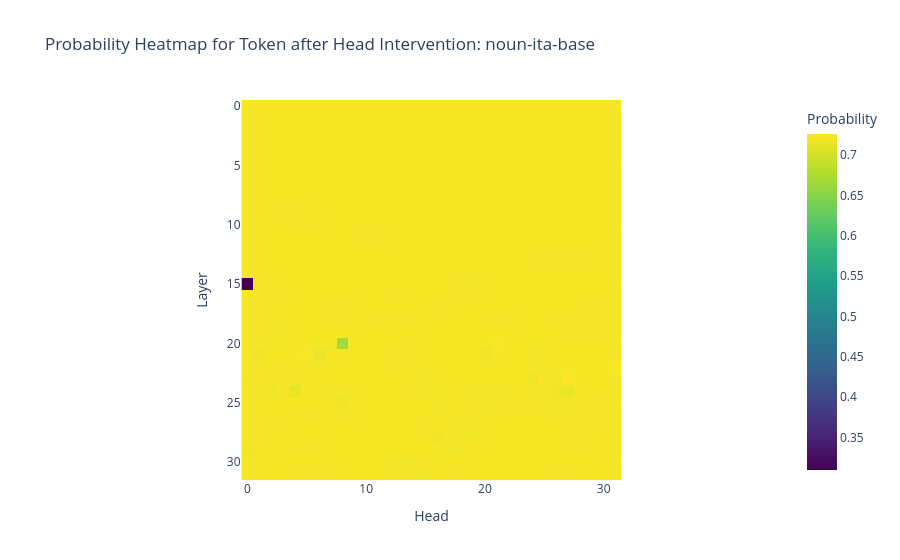
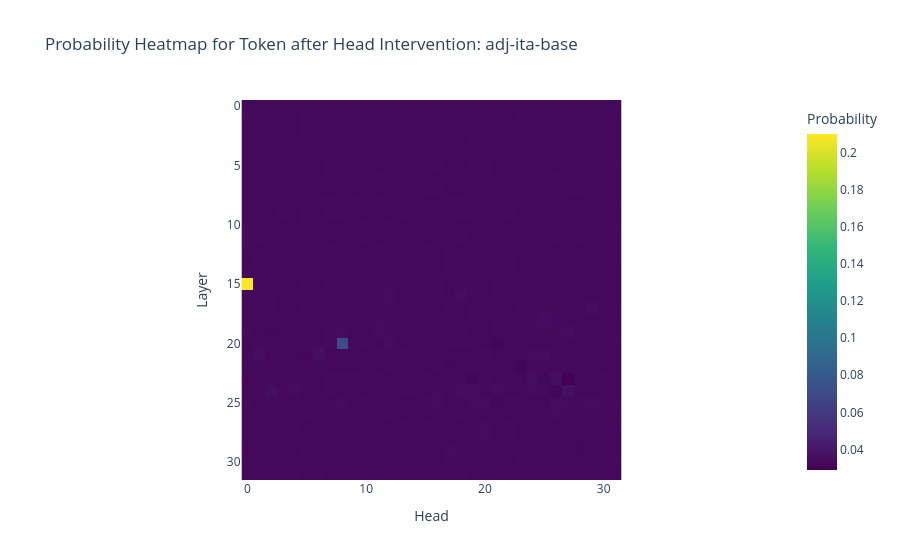
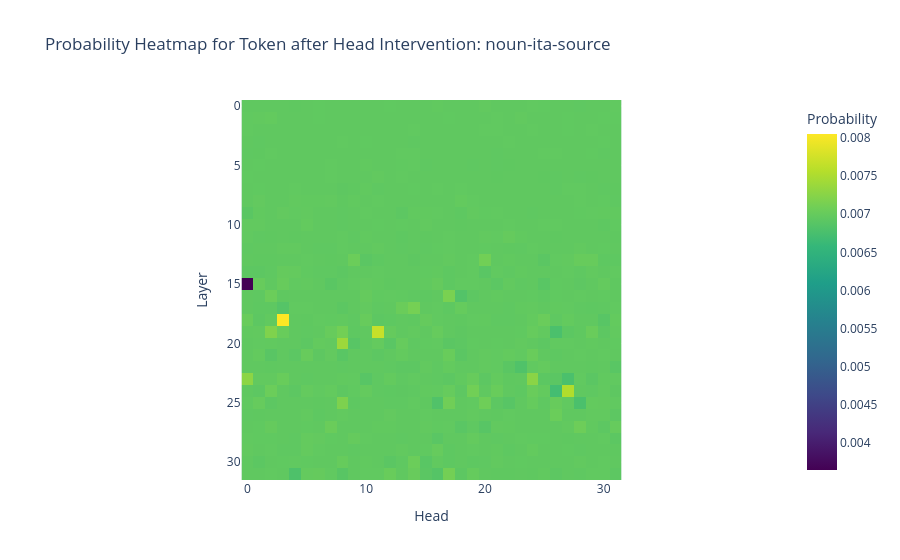
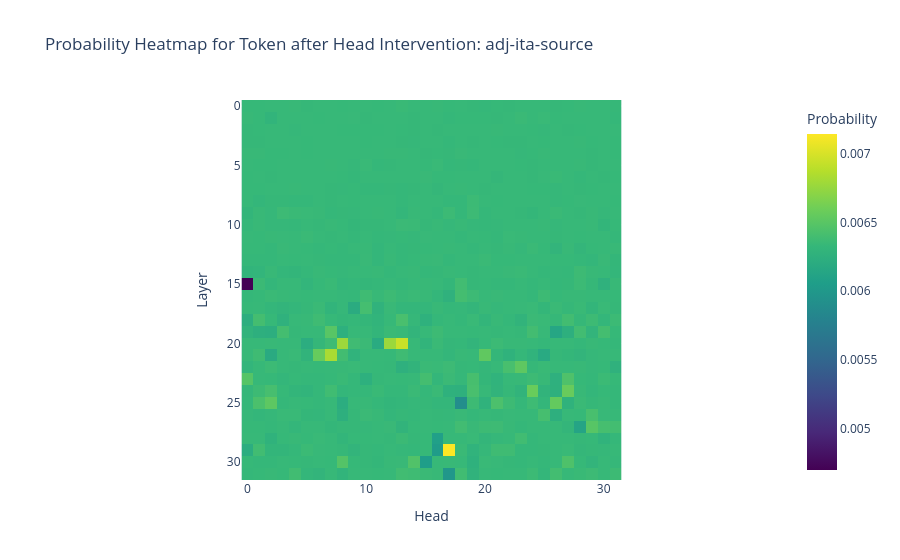

Notebook source saved alongside these figures, in order:
### Code cell
# Ensure the 'prob' column is numeric
df['prob'] = pd.to_numeric(df['prob'], errors='coerce')

# Drop rows with NaN in 'prob'
df = df.dropna(subset=['prob'])

# Iterate over the unique tokens and create a heatmap for each
tokens = df["token_type"].unique()
for token in tokens:
    token_df = df[df["token_type"] == token].groupby(['layer', 'head_id'], as_index=False).mean(numeric_only=True).reset_index()
    heatmap_data = token_df.pivot(index="layer", columns="head_id", values="prob")

    fig = px.imshow(
        heatmap_data,
        labels={"x": "Head", "y": "Layer", "color": "Probability"},
        title=f"Probability Heatmap for Token after Head Intervention: {token}",
        color_continuous_scale="viridis",
    )
    fig.show()

### Figure 1 — Plotly figure (JSON) as saved in the notebook; plotly's stock layout.template omitted (floating-point values rounded to 4 significant figures; data arrays with more than 128 entries replaced by an {"elided": "..."} marker saying what was removed)
{"data": [{"coloraxis": "coloraxis", "hovertemplate": "Head: %{x}<br>Layer: %{y}<br>Probability: %{z}<extra></extra>", "name": "0", "type": "heatmap", "x": [0, 1, 2, 3, 4, 5, 6, 7, 8, 9, 10, 11, 12, 13, 14, 15, 16, 17, 18, 19, 20, 21, 22, 23, 24, 25, 26, 27, 28, 29, 30, 31], "xaxis": "x", "y": [0, 1, 2, 3, 4, 5, 6, 7, 8, 9, 10, 11, 12, 13, 14, 15, 16, 17, 18, 19, 20, 21, 22, 23, 24, 25, 26, 27, 28, 29, 30, 31], "yaxis": "y", "z": {"elided": "32x32 float values"}}], "layout": {"coloraxis": {"colorbar": {"title": {"text": "Probability"}}, "colorscale": [[0, "#440154"], [0.1111, "#482878"], [0.2222, "#3e4989"], [0.3333, "#31688e"], [0.4444, "#26828e"], [0.5556, "#1f9e89"], [0.6667, "#35b779"], [0.7778, "#6ece58"], [0.8889, "#b5de2b"], [1, "#fde725"]]}, "title": {"text": "Probability Heatmap for Token after Head Intervention: noun-ita-base"}, "xaxis": {"anchor": "y", "constrain": "domain", "domain": [0, 1], "scaleanchor": "y", "title": {"text": "Head"}}, "yaxis": {"anchor": "x", "autorange": "reversed", "constrain": "domain", "domain": [0, 1], "title": {"text": "Layer"}}}}

### Figure 2 — Plotly figure (JSON) as saved in the notebook; plotly's stock layout.template omitted (floating-point values rounded to 4 significant figures; data arrays with more than 128 entries replaced by an {"elided": "..."} marker saying what was removed)
{"data": [{"coloraxis": "coloraxis", "hovertemplate": "Head: %{x}<br>Layer: %{y}<br>Probability: %{z}<extra></extra>", "name": "0", "type": "heatmap", "x": [0, 1, 2, 3, 4, 5, 6, 7, 8, 9, 10, 11, 12, 13, 14, 15, 16, 17, 18, 19, 20, 21, 22, 23, 24, 25, 26, 27, 28, 29, 30, 31], "xaxis": "x", "y": [0, 1, 2, 3, 4, 5, 6, 7, 8, 9, 10, 11, 12, 13, 14, 15, 16, 17, 18, 19, 20, 21, 22, 23, 24, 25, 26, 27, 28, 29, 30, 31], "yaxis": "y", "z": {"elided": "32x32 float values"}}], "layout": {"coloraxis": {"colorbar": {"title": {"text": "Probability"}}, "colorscale": [[0, "#440154"], [0.1111, "#482878"], [0.2222, "#3e4989"], [0.3333, "#31688e"], [0.4444, "#26828e"], [0.5556, "#1f9e89"], [0.6667, "#35b779"], [0.7778, "#6ece58"], [0.8889, "#b5de2b"], [1, "#fde725"]]}, "title": {"text": "Probability Heatmap for Token after Head Intervention: adj-ita-base"}, "xaxis": {"anchor": "y", "constrain": "domain", "domain": [0, 1], "scaleanchor": "y", "title": {"text": "Head"}}, "yaxis": {"anchor": "x", "autorange": "reversed", "constrain": "domain", "domain": [0, 1], "title": {"text": "Layer"}}}}

### Figure 3 — Plotly figure (JSON) as saved in the notebook; plotly's stock layout.template omitted (floating-point values rounded to 4 significant figures; data arrays with more than 128 entries replaced by an {"elided": "..."} marker saying what was removed)
{"data": [{"coloraxis": "coloraxis", "hovertemplate": "Head: %{x}<br>Layer: %{y}<br>Probability: %{z}<extra></extra>", "name": "0", "type": "heatmap", "x": [0, 1, 2, 3, 4, 5, 6, 7, 8, 9, 10, 11, 12, 13, 14, 15, 16, 17, 18, 19, 20, 21, 22, 23, 24, 25, 26, 27, 28, 29, 30, 31], "xaxis": "x", "y": [0, 1, 2, 3, 4, 5, 6, 7, 8, 9, 10, 11, 12, 13, 14, 15, 16, 17, 18, 19, 20, 21, 22, 23, 24, 25, 26, 27, 28, 29, 30, 31], "yaxis": "y", "z": {"elided": "32x32 float values"}}], "layout": {"coloraxis": {"colorbar": {"title": {"text": "Probability"}}, "colorscale": [[0, "#440154"], [0.1111, "#482878"], [0.2222, "#3e4989"], [0.3333, "#31688e"], [0.4444, "#26828e"], [0.5556, "#1f9e89"], [0.6667, "#35b779"], [0.7778, "#6ece58"], [0.8889, "#b5de2b"], [1, "#fde725"]]}, "title": {"text": "Probability Heatmap for Token after Head Intervention: noun-ita-source"}, "xaxis": {"anchor": "y", "constrain": "domain", "domain": [0, 1], "scaleanchor": "y", "title": {"text": "Head"}}, "yaxis": {"anchor": "x", "autorange": "reversed", "constrain": "domain", "domain": [0, 1], "title": {"text": "Layer"}}}}

### Figure 4 — Plotly figure (JSON) as saved in the notebook; plotly's stock layout.template omitted (floating-point values rounded to 4 significant figures; data arrays with more than 128 entries replaced by an {"elided": "..."} marker saying what was removed)
{"data": [{"coloraxis": "coloraxis", "hovertemplate": "Head: %{x}<br>Layer: %{y}<br>Probability: %{z}<extra></extra>", "name": "0", "type": "heatmap", "x": [0, 1, 2, 3, 4, 5, 6, 7, 8, 9, 10, 11, 12, 13, 14, 15, 16, 17, 18, 19, 20, 21, 22, 23, 24, 25, 26, 27, 28, 29, 30, 31], "xaxis": "x", "y": [0, 1, 2, 3, 4, 5, 6, 7, 8, 9, 10, 11, 12, 13, 14, 15, 16, 17, 18, 19, 20, 21, 22, 23, 24, 25, 26, 27, 28, 29, 30, 31], "yaxis": "y", "z": {"elided": "32x32 float values"}}], "layout": {"coloraxis": {"colorbar": {"title": {"text": "Probability"}}, "colorscale": [[0, "#440154"], [0.1111, "#482878"], [0.2222, "#3e4989"], [0.3333, "#31688e"], [0.4444, "#26828e"], [0.5556, "#1f9e89"], [0.6667, "#35b779"], [0.7778, "#6ece58"], [0.8889, "#b5de2b"], [1, "#fde725"]]}, "title": {"text": "Probability Heatmap for Token after Head Intervention: adj-ita-source"}, "xaxis": {"anchor": "y", "constrain": "domain", "domain": [0, 1], "scaleanchor": "y", "title": {"text": "Head"}}, "yaxis": {"anchor": "x", "autorange": "reversed", "constrain": "domain", "domain": [0, 1], "title": {"text": "Layer"}}}}
